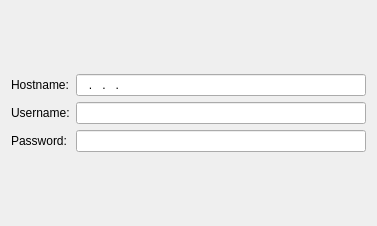
<?xml version="1.0" encoding="UTF-8"?>
<ui version="4.0">
 <class>ControllerEditWidget</class>
 <widget class="QWidget" name="ControllerEditWidget">
  <property name="geometry">
   <rect>
    <x>0</x>
    <y>0</y>
    <width>377</width>
    <height>226</height>
   </rect>
  </property>
  <property name="windowTitle">
   <string>Form</string>
  </property>
  <layout class="QGridLayout" name="gridLayout_2">
   <item row="0" column="0">
    <layout class="QGridLayout" name="gridLayout">
     <item row="2" column="0">
      <widget class="QLabel" name="label_3">
       <property name="text">
        <string>Password:</string>
       </property>
      </widget>
     </item>
     <item row="1" column="0">
      <widget class="QLabel" name="label_2">
       <property name="text">
        <string>Username:</string>
       </property>
      </widget>
     </item>
     <item row="0" column="0">
      <widget class="QLabel" name="label">
       <property name="text">
        <string>Hostname:</string>
       </property>
      </widget>
     </item>
     <item row="0" column="1">
      <widget class="QLineEdit" name="hostname">
       <property name="inputMask">
        <string>000.000.000.000</string>
       </property>
      </widget>
     </item>
     <item row="1" column="1">
      <widget class="QLineEdit" name="username"/>
     </item>
     <item row="2" column="1">
      <widget class="QLineEdit" name="password">
       <property name="echoMode">
        <enum>QLineEdit::PasswordEchoOnEdit</enum>
       </property>
       <property name="clearButtonEnabled">
        <bool>true</bool>
       </property>
      </widget>
     </item>
    </layout>
   </item>
  </layout>
 </widget>
 <resources/>
 <connections/>
</ui>
